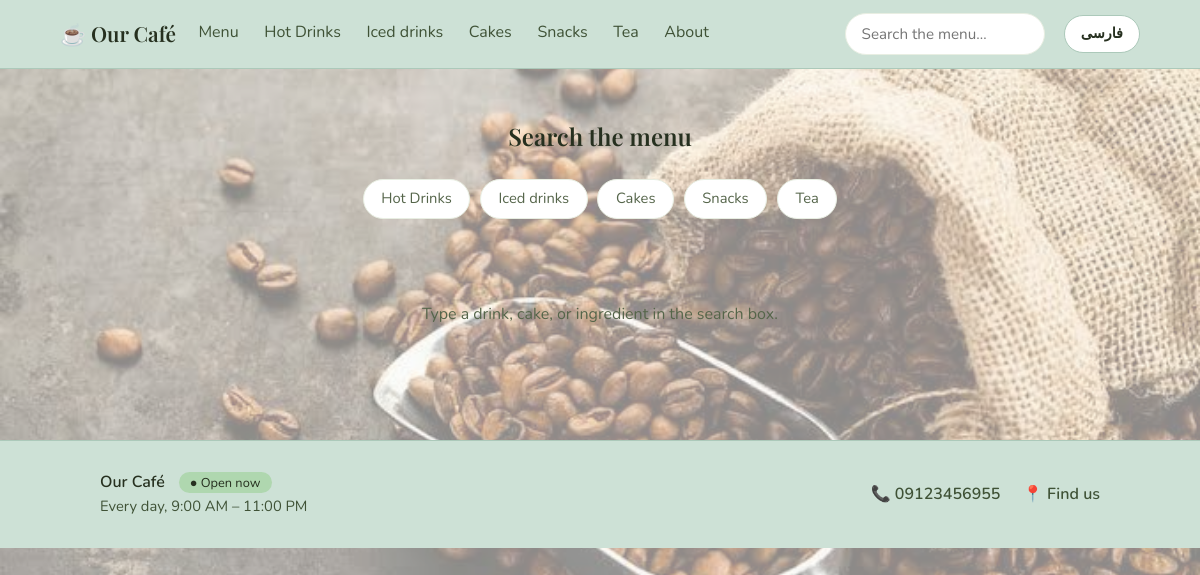
/en/search/, run on the app's committed database.
### coffee/models.py (models this page shows, shortened)
class ShopInfo(models.Model):
    DAYS = [(0, gettext_noop("Monday")), (1, gettext_noop("Tuesday")), (2, gettext_noop("Wednesday")),
            (3, gettext_noop("Thursday")), (4, gettext_noop("Friday")), (5, gettext_noop("Saturday")),
            (6, gettext_noop("Sunday"))]
    name = models.CharField(max_length=100, default="Our Café")
    name_fa = models.CharField("Name (Persian)", max_length=100, blank=True)
    story = models.TextField(blank=True, help_text="A short, friendly paragraph about the café")
    story_fa = models.TextField("Story (Persian)", blank=True)
    photo = models.ImageField(upload_to="about/", blank=True)
    address = models.CharField(max_length=200, blank=True)
    address_fa = models.CharField("Address (Persian)", max_length=200, blank=True)
    phone = models.CharField(max_length=30, blank=True)
    email = models.EmailField(blank=True)
    instagram = models.URLField(blank=True, help_text="Full link, e.g. https://instagram.com/yourcafe")
    telegram = models.URLField(blank=True, help_text="Full link, e.g. https://t.me/yourcafe")
    map_embed_url = models.URLField(blank=True, help_text="Google Maps → Share → Embed a map → copy the src URL")
    open_all_day = models.BooleanField(default=False, help_text="Open 24 hours (times below are ignored)")
    open_time = models.TimeField(default=time(9, 0))
    close_time = models.TimeField(default=time(23, 0), help_text="A time earlier than opening means it closes after midnight")
    closed_days = models.CharField(max_length=20, blank=True)
    class Meta:
        verbose_name_plural = "shop info"
    @classmethod
    def load(cls):
        obj, _ = cls.objects.get_or_create(pk=1)
        return obj
    @property
    def phone_link(self):
        return re.sub(r"[^\d+]", "", self.phone)
    @property
    def closed_day_numbers(self):
        return {int(d) for d in self.closed_days.split(",") if d}
    @property
    def open_days_text(self):
        closed = self.closed_day_numbers
        names = dict(self.DAYS)
        if not closed:
            return _("Every day")
        if len(closed) == 7:
            return _("Closed")
        order = (lambda d: (d + 2) % 7) if (get_language() or "").startswith("fa") else (lambda d: d)   # Persian week starts on Saturday
        days = _(", ").join(_(names[d]) for d in sorted(closed, key=order))
        return _("Every day except %(days)s") % {"days": days}
    def is_open_now(self):
        now = timezone.localtime()
        today = now.weekday()
        closed = self.closed_day_numbers
        if self.open_all_day:
            return today not in closed
        t = now.time()
        if self.open_time <= self.close_time:              # normal day, e.g. 09:00–23:00
            return today not in closed and self.open_time <= t <= self.close_time
        if t >= self.open_time:                            # evening part belongs to today
            return today not in closed
        if t <= self.close_time:                           # after midnight: yesterday's session
            return (today - 1) % 7 not in closed
        return False
    @property
    def hours_range_text(self):
        if self.open_all_day:
            return _("Open 24 hours")
        return _("%(open)s – %(close)s") % {"open": clock(self.open_time), "close": clock(self.close_time)}
    @property
    def hours_line(self):
        return _("%(days)s, %(hours)s") % {"days": self.open_days_text, "hours": self.hours_range_text}

class Category(models.Model):
    name = models.CharField(max_length=60)
    name_fa = models.CharField("Name (Persian)", max_length=60, blank=True,
                               help_text="Persian name. Leave empty to show the English one on the Persian page")
    slug = models.SlugField(unique=True)
    description = models.CharField(max_length=140, blank=True)
    description_fa = models.CharField("Description (Persian)", max_length=140, blank=True)
    image = models.ImageField(upload_to="categories/")
    order = models.PositiveIntegerField(default=0)
    class Meta:
        ordering = ["order"]
        verbose_name_plural = "categories"
    def get_absolute_url(self):
        return reverse("category_detail", args=[self.slug])

### coffee/views.py (the view)
# urls.py: path("search/", views.search, name="search"),
def search(request):
    query = request.GET.get("q", "").strip()[:60]
    products = Product.objects.none()
    if query:
        products = Product.objects.filter(
            Q(name__icontains=query) | Q(name_fa__icontains=query) |
            Q(ingredients__icontains=query) | Q(ingredients_fa__icontains=query) |
            Q(category__name__icontains=query) | Q(category__name_fa__icontains=query)
        ).select_related("category").order_by("-available", "name")
    return render(request, "coffee/search.html", {"products": products, "query": query})

### coffee/context_processors.py (called while the page is built)
def site(request):
    return {
        "shop": ShopInfo.load(),
        "nav_categories": Category.objects.annotate(item_count=Count("products")).filter(item_count__gt=0).order_by("order", "name"),
        "currency": getattr(settings, "CURRENCY_SYMBOL", "$"),
    }

### coffee/i18n.py (called while the page is built)
def is_persian():
    return (get_language() or "").startswith("fa")

def localized(obj, field):
    if is_persian():
        value = getattr(obj, f"{field}_fa", "")
        if value:
            return value
    return getattr(obj, field)

def digits(value):
    text = str(value)
    return text.translate(FA_DIGITS) if is_persian() else text

def clock(t):
    if is_persian():
        return digits(time_format(t, "H:i"))
    return time_format(t, "g:i A")

### coffee/templatetags/coffee_i18n.py (called while the page is built)
@register.simple_tag(takes_context=True)
def switch_url(context, lang):
    request = context["request"]
    current = request.get_full_path()
    url = translate_url(current, lang)
    if url == current:                      # e.g. the 404 page: send them to the home page
        with translation.override(lang):
            return reverse("welcome")
    return url

### coffee/templates/coffee/search.html (shortened to what this page needs)
{% extends "coffee/base.html" %}
{% load i18n coffee_i18n %}
{% block content %}
<header class="page-header">
  <h2>{% if query %}{% blocktrans %}Results for “{{ query }}”{% endblocktrans %}{% else %}{% trans "Search the menu" %}{% endif %}</h2>
</header>
{% if not query %}
<div class="filters" aria-label="{% trans "Browse by category" %}">
  {% for c in nav_categories %}<a class="chip-filter" href="{{ c.get_absolute_url }}">{{ c|tr:"name" }}</a>{% endfor %}
</div>
{% endif %}
<div class="grid products">
  {% for p in products %}
  {% include "coffee/_product_card.html" with show_category=True %}
  {% empty %}
  <p class="empty">{% if query %}{% trans "Nothing found. Try another word, like “milk” or “mint”." %}{% else %}{% trans "Type a drink, cake, or ingredient in the search box." %}{% endif %}</p>
  {% endfor %}
</div>
{% include "coffee/_product_dialog.html" %}
{% endblock %}

### coffee/templates/coffee/base.html (shortened to what this page needs)
{% load static i18n coffee_i18n %}
<!DOCTYPE html>
<html lang="{{ LANGUAGE_CODE }}" dir="{% if LANGUAGE_BIDI %}rtl{% else %}ltr{% endif %}" data-theme="{% if shop.is_open_now %}light{% else %}dark{% endif %}">
<head>
  <link rel="stylesheet" href="{% static 'css/style.css' %}">
  <link rel="stylesheet" href="{% static 'css/i18n.css' %}">
</head>
<body class="page-{{ request.resolver_match.url_name }}">
  {% if request.resolver_match.url_name != "welcome" %}
  <nav class="navbar" aria-label="{% trans "Main" %}">
    <a class="brand" href="{% url 'welcome' %}">☕ {{ shop|tr:"name" }}</a>
    <div class="nav-links">
      <a href="{% url 'categories' %}" class="{% if request.resolver_match.url_name == 'categories' %}active{% endif %}">{% trans "Menu" %}</a>
      {% for c in nav_categories %}
      <a href="{{ c.get_absolute_url }}"
         class="{% if request.path == c.get_absolute_url %}active{% endif %}">{{ c|tr:"name" }}</a>
      {% endfor %}
      <a href="{% url 'about' %}" class="{% if request.resolver_match.url_name == 'about' %}active{% endif %}">{% trans "About" %}</a>
    </div>
    <form class="search" action="{% url 'search' %}" method="get" role="search">
      {% trans "Search the menu…" as search_hint %}{% trans "Search the menu" as search_label %}
      <input type="search" name="q" placeholder="{{ search_hint }}" aria-label="{{ search_label }}"
             enterkeyhint="search" maxlength="60" value="{{ query|default:'' }}">
    </form>
    {% include "coffee/_lang_switch.html" %}
  </nav>
  {% endif %}
  <main id="main">
    {% block content %}{% endblock %}
  </main>
  {% if request.resolver_match.url_name != "welcome" %}
  <footer class="site-footer">
    <div class="footer-inner">
      <div>
        <strong>{{ shop|tr:"name" }}</strong>
        <span class="footer-status {% if shop.is_open_now %}open{% else %}closed{% endif %}">
          ● {% if shop.is_open_now %}{% trans "Open now" %}{% else %}{% trans "Closed right now" %}{% endif %}
        </span>
        <p>{{ shop.hours_line }}</p>
      </div>
      <div class="footer-links">
        {% if shop.phone %}<a href="tel:{{ shop.phone_link }}">📞 <span dir="ltr">{{ shop.phone|digits }}</span></a>{% endif %}
        <a href="{% url 'about' %}">📍 {% trans "Find us" %}</a>
        {% url 'table_card' as qr_cards_url %}{% if user.is_staff and qr_cards_url %}<a href="{{ qr_cards_url }}">🖨️ {% trans "QR cards" %}</a>{% endif %}
      </div>
    </div>
  </footer>
  {% endif %}
</body>
</html>

### coffee/static/css/style.css (style rules this page uses)
:root { --cream: #fbfcf8; --latte: #e8eee2; --espresso: #26301f; --mocha: #55654a; --sage: #6f9360; --sage-ink: #3f6a35; --card: #ffffff; --ribbon: #3f6a35; --bar: #cde1d6; --bar-text: #26301f; --bar-muted: #3f5236; --bar-line: #acc9ba; }
* { box-sizing: border-box; margin: 0; padding: 0; }
html { scroll-behavior: smooth; }
body { font-family: "Nunito", system-ui, sans-serif; background: var(--cream); color: var(--espresso); line-height: 1.6; transition: background .4s, color .4s; }
h1, h2, h3 { font-family: "Playfair Display", Georgia, serif; }
a { text-decoration: none; color: inherit; }
body::before { content: ""; position: fixed; inset: 0; z-index: -1; background: url("../img/beans.jpg") center / cover no-repeat; opacity: .45; transition: opacity .4s; }
.navbar { position: sticky; top: 0; z-index: 100; display: flex; align-items: center; gap: 1.2rem; padding: .8rem 5%; background: var(--bar); border-bottom: 1px solid var(--bar-line); }
.brand { font-family: "Playfair Display", Georgia, serif; font-size: 1.3rem; white-space: nowrap; color: var(--bar-text); }
.nav-links { display: flex; gap: 1.2rem; flex: 1; overflow-x: auto; white-space: nowrap; }
.nav-links a { padding: .3rem .2rem; border-bottom: 2px solid transparent; color: var(--bar-muted); }
.search input { padding: .5rem 1rem; border-radius: 999px; font: inherit; font-size: .95rem; border: 1px solid var(--latte); background: var(--card); color: var(--espresso); width: 200px; transition: width .3s, box-shadow .3s; }
.page-header { text-align: center; padding: 3rem 1rem 1.5rem; }
.grid { display: grid; gap: 1.8rem; padding: 1rem 8% 4rem; grid-template-columns: repeat(auto-fit, minmax(260px, 1fr)); }
.empty { grid-column: 1 / -1; text-align: center; color: var(--mocha); padding: 3rem 0; }
.filters { display: flex; flex-wrap: wrap; justify-content: center; gap: .6rem; padding: 0 1rem 1.2rem; }
.chip-filter { padding: .45rem 1.1rem; border-radius: 999px; font-size: .92rem; border: 1px solid var(--latte); background: var(--card); color: var(--mocha); transition: all .3s; }
.grid.products { grid-template-columns: repeat(4, 1fr); }
.site-footer { background: var(--bar); color: var(--bar-text); border-top: 1px solid var(--bar-line); padding: 1.8rem 8%; }
.footer-inner { max-width: 1000px; margin: 0 auto; display: flex; flex-wrap: wrap; justify-content: space-between; align-items: center; gap: 1rem 2rem; }
.footer-inner p { color: var(--bar-muted); font-size: .92rem; }
.footer-status { margin-left: .6rem; padding: .1rem .7rem; border-radius: 999px; font-size: .8rem; color: var(--bar-text); background: color-mix(in srgb, var(--bar-text) 14%, transparent); }
.footer-status.open { background: color-mix(in srgb, #7fc46f 38%, transparent); }
.footer-links { display: flex; flex-wrap: wrap; gap: .6rem 1.4rem; }
.footer-links a { color: var(--bar-muted); font-weight: 600; }
.navbar { transition: transform .3s ease; }
:root[data-theme="light"] { color-scheme: light; }

### data on the page
ShopInfo: name "Our Café", hours_line "Every day, 9:00 AM – 11:00 PM", phone|digits "09123456955"
Category: name "Hot Drinks"
Category: name "Iced drinks"
Category: name "Cakes"
Category: name "Snacks"
Category: name "Tea"
